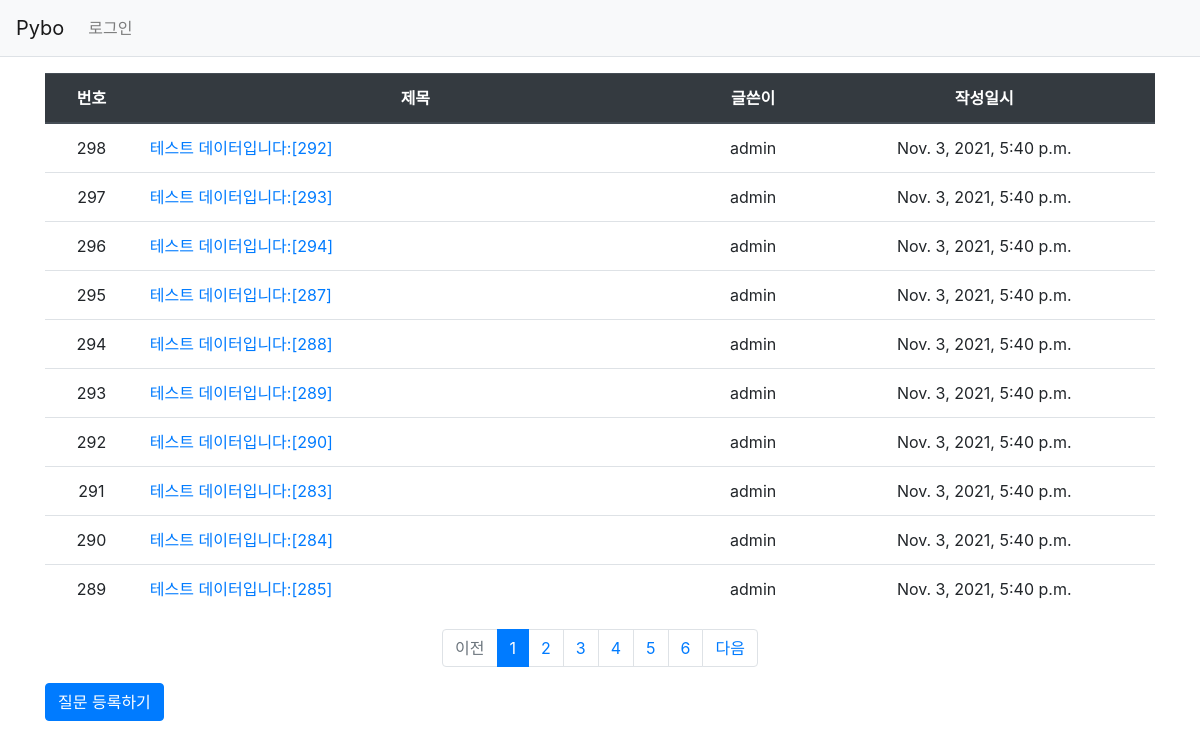
Page /pybo/ on the earlier database version.
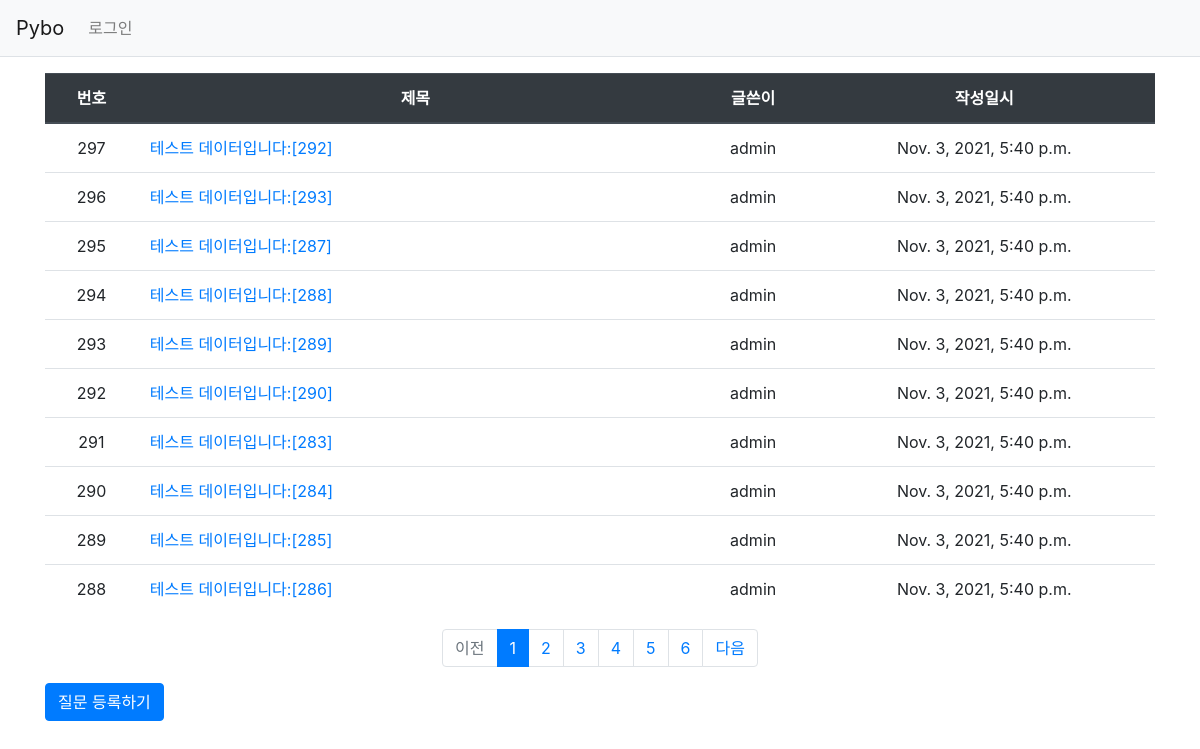
Same page on the later database version.
### pybo/models.py (models this page shows, shortened)
class Question(models.Model):
    author = models.ForeignKey(User, on_delete=models.CASCADE) #on_delete=models.CASCADE는 계정이 삭제되면 이 계정이 작성한 질문을 모드 삭제하라는 의미이다.
    modify_date = models.DateTimeField(null=True, blank=True) #null=True modify_date 칼럼에 null을 허용한다는 의미, blank=True는 form.is_valid(0를 통한 입력 테이터검사 시 값이 없어도 된다는 의미
    subject = models.CharField(max_length=200)
    content = models.TextField()
    create_date = models.DateTimeField()

### pybo/views/base_views.py (the view)
# urls.py: path('', base_views.index, name='index'),  # '/' 에 해당되는 path
def index(request): #return  render를 통해 question_list.html을 필요한 내용을 주고 render
    page = request.GET.get('page',1) # 페이지
    question_list = Question.objects.order_by('-create_date')
    paginator = Paginator(question_list, 10) #페이지당 10개
    page_obj = paginator.get_page(page) #paginator를 이용하여 요청된 페이지에 해당되는 page_obj 를 생성
    context = {'question_list':page_obj}
    return render(request, 'pybo/question_list.html', context)

### pybo/templatetags/pybo_filter.py (called while the page is built)
@register.filter
def sub(value, arg):
    return value - arg

### templates/pybo/question_list.html (shortened to what this page needs)
{% extends 'base.html' %}
{% load pybo_filter %}
{% block content %}
<div class="container my-3">
    <table class="table">
        <thead>
        <tr class="text-center thead-dark">
            <th>번호</th>
            <th style="width:50%">제목</th>
            <th>글쓴이</th>
            <th>작성일시</th>
        </tr>
        </thead>
        <tbody>
        {% if question_list %}
        {% for question in question_list %}
        <tr class="text-center">
            <td>
                {{ question_list.paginator.count|sub:question_list.start_index|sub:forloop.counter0|add:1 }}
            </td>
            <td class="text-left">
                <a href="{% url 'pybo:detail' question.id %}">{{ question.subject }}</a>
            </td>
            <td>{{ question.author.username }}</td>
            <td>{{ question.create_date }}</td>
        </tr>
        {% endfor %}
        {% else %}
        <tr>
            <td colspan="3">질문이 없습니다.</td>
        </tr>
        {% endif %}
        </tbody>
    </table>
    <ul class="pagination justify-content-center">
        {% if question_list.has_previous %}
        <li class="page-item">
            <a class="page-link" href="?page={{ question_list.previous_page_number }}">이전</a>
        </li>
        {% else %}
        <li class="page-item disabled">
            <a class="page-link" tabindex="-1" aria-disabled="true" href="#">이전</a>
        </li>
        {% endif %}
        {% for page_number in question_list.paginator.page_range %}
        {% if page_number >= question_list.number|add:-5 and page_number <= question_list.number|add:5 %}
            {% if page_number == question_list.number %}
            <li class="page-item active" aria-current="page">
                <a class="page-link" href="?page={{ page_number }}">{{ page_number }}</a>
            </li>
            {% else %}
            <li class="page-item">
                <a class="page-link" href="?page={{ page_number }}">{{ page_number }}</a>
            </li>
            {% endif %}
        {% endif %}
        {% endfor %}
        {% if question_list.has_next %}
        <li class="page-item">
            <a class="page-link" href="?page={{ question_list.next_page_number }}">다음</a>
        </li>
        {% else %}
        <li class="page-item disabled">
            <a class="page-link" tabindex="-1" aria-disabled="true" href="#">다음</a>
        </li>
        {% endif %}
    </ul>
    <a href="{% url 'pybo:question_create' %}" class="btn btn-primary">질문 등록하기</a>
</div>
{% endblock %}

### templates/base.html (shortened to what this page needs)
{% load static %}
<!doctype html>
<html lang="ko">
<head>
    <link rel="stylesheet" type="text/css" href="{% static 'bootstrap.min.css' %}">
    <link rel="stylesheet" type="text/css" href="{% static 'style.css' %}">
</head>
<body>
{% include "navbar.html" %}
{% block content %}
{% endblock %}
</body>
</html>

### templates/navbar.html (shortened to what this page needs)
<nav class="navbar navbar-expand-lg navbar-light bg-light border-bottom">
    <a class="navbar-brand" href="{% url 'pybo:index' %}">Pybo</a>
    <div class="collapse navbar-collapse flex-grow-0" id="navbarNav">
        <ul class="navbar-nav">
            <li class="nav-item ">
                {% if user.is_authenticated %}
                <a class="nav-link" href="{% url 'common:logout' %}">{{ user.username }} (로그아웃)</a>
                {% else %}
                <a class="nav-link" href="{% url 'common:login' %}">로그인</a>
                {% endif %}
            </li>
        </ul>
    </div>
</nav>

Differences in the rows shown:
removed Question: paginator.count|sub "296", subject "테스트 데이터입니다:[294]", author.username "admin", create_date "Nov. 3, 2021, 5:40 p.m."
computed for Question "테스트 데이터입니다:[292]": paginator.count|sub "298" → "297"
computed for Question "테스트 데이터입니다:[293]": paginator.count|sub "297" → "296"
now on this page (row unchanged): Question: paginator.count|sub "288", subject "테스트 데이터입니다:[286]", author.username "admin", create_date "Nov. 3, 2021, 5:40 p.m."
